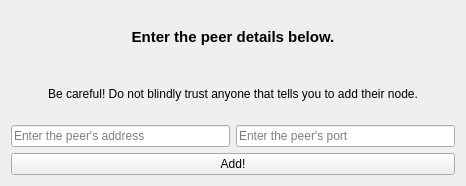
<?xml version="1.0" encoding="UTF-8"?>
<ui version="4.0">
 <class>AddPeerDialog</class>
 <widget class="QWidget" name="AddPeerDialog">
  <property name="geometry">
   <rect>
    <x>0</x>
    <y>0</y>
    <width>466</width>
    <height>186</height>
   </rect>
  </property>
  <property name="windowTitle">
   <string>Add Peer</string>
  </property>
  <layout class="QVBoxLayout" name="verticalLayout_2">
   <item>
    <widget class="QLabel" name="label">
     <property name="font">
      <font>
       <pointsize>11</pointsize>
       <weight>75</weight>
       <bold>true</bold>
      </font>
     </property>
     <property name="text">
      <string>Enter the peer details below.</string>
     </property>
     <property name="alignment">
      <set>Qt::AlignCenter</set>
     </property>
    </widget>
   </item>
   <item>
    <widget class="QLabel" name="label_2">
     <property name="text">
      <string>Be careful! Do not blindly trust anyone that tells you to add their node.</string>
     </property>
     <property name="alignment">
      <set>Qt::AlignCenter</set>
     </property>
    </widget>
   </item>
   <item>
    <layout class="QHBoxLayout" name="horizontalLayout">
     <item>
      <widget class="QLineEdit" name="peerAddress">
       <property name="placeholderText">
        <string>Enter the peer's address</string>
       </property>
      </widget>
     </item>
     <item>
      <widget class="QLineEdit" name="peerPort">
       <property name="placeholderText">
        <string>Enter the peer's port</string>
       </property>
      </widget>
     </item>
    </layout>
   </item>
   <item>
    <widget class="QPushButton" name="pushButton">
     <property name="text">
      <string>Add!</string>
     </property>
    </widget>
   </item>
  </layout>
 </widget>
 <resources/>
 <connections/>
</ui>
